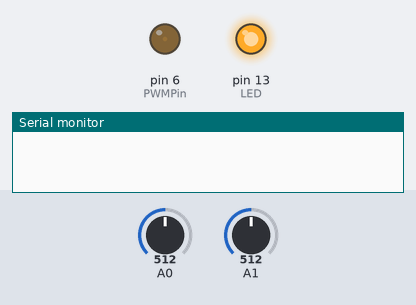
The sketch below on a simulated Arduino Uno, built with avr-gcc and run on an emulated ATmega328P. On the bench: output pins drawn as LEDs (lit = HIGH), the last lines printed to the serial monitor. The inputs (shaded band) are chosen by the test bench; at power-on: A0 = 512, A1 = 512. At 12.5 s the program stops and its outputs stay as they are.

Above: at 0.12 s.
At 3.07 s:
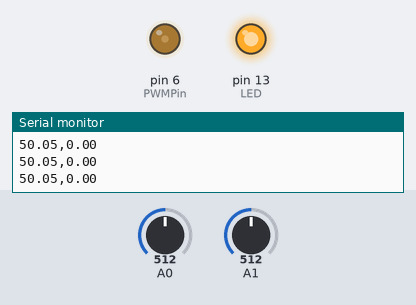
At 6.26 s:
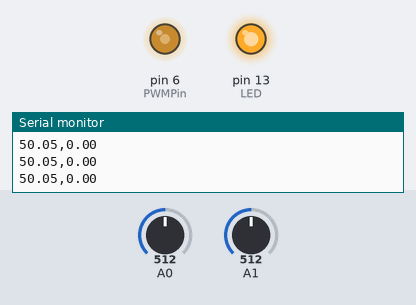
At 12.6 s:
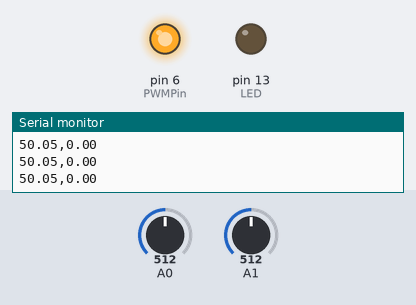
Timing chart, 0 to 14.0 s (numbered marks = the images above):
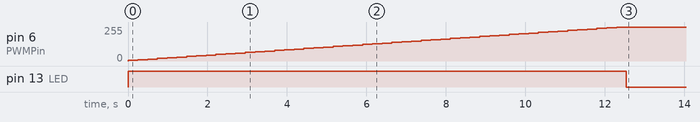

Measured:
- by itself, pin 6 (PWMPin): moves from 0/255 to 255/255 over 12.3 s
- by itself, pin 13 (LED): HIGH → LOW at 12.5 s

The sketch:

curve.ino
```cpp
int i, j;
float pot0, pot1, VOLT, CORR, DV;

#define LED    13
#define PWMPin 6

void setup() {
  Serial.begin(9600);
  pinMode(LED, OUTPUT);
  pinMode(PWMPin, OUTPUT);
  analogReference(DEFAULT);
  analogWrite(PWMPin, 0);
  digitalWrite(LED, HIGH); // LED aceso indica início da coleta
}

void loop() {
  for (i = 5; i <= 255; i += 5) {
    analogWrite(PWMPin, i);  // Variando a tensão
    delay(10);

    // Leitura e média das leituras analog
    pot0 = 0;
    for (j = 0; j < 100; j++) {
      delay(1);
      pot0 += analogRead(0);
    }
    pot0 /= 100;  // Faz a média

    pot1 = 0;
    for (j = 0; j < 100; j++) {
      delay(1);
      pot1 += analogRead(1);
    }
    pot1 /= 100;

    DV = (pot0 - pot1);  // Calcula o diferencial de tensão

    // Calculando a corrente e tensão
    CORR = (5000 * pot1 / 1023) / 50;  // resistor de 50 ohms
    VOLT = (5.0 * DV / 1023);

    // Envia os dados para o Serial Monitor
    Serial.print(CORR);
    Serial.print(",");
    Serial.println(VOLT);

    delay(10);
  }

  digitalWrite(LED, LOW); // Desliga LED para indicar fim da coleta
  while(1); // Para o loop após a coleta dos dados
}
```
